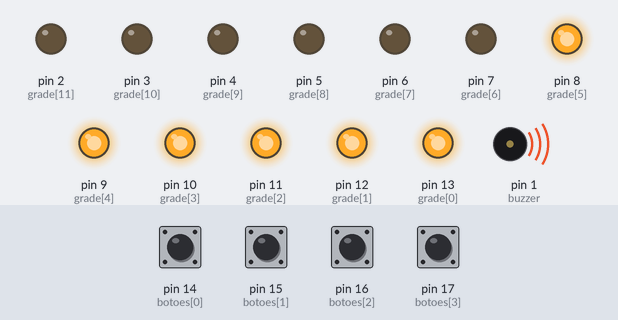
A sketch run on a simulated Arduino Uno, built with avr-gcc and run on an emulated ATmega328P. On the bench: output pins drawn as LEDs (lit = HIGH), buzzer (waves = sounding). The inputs (shaded band) are chosen by the test bench; at power-on: pin 14 (botoes[0]), pin 15 (botoes[1]), pin 16 (botoes[2]), pin 17 (botoes[3]) HIGH. Random numbers use the default seed unless the sketch sets one.

Above: at 0.06 s.
At 19.59 s:
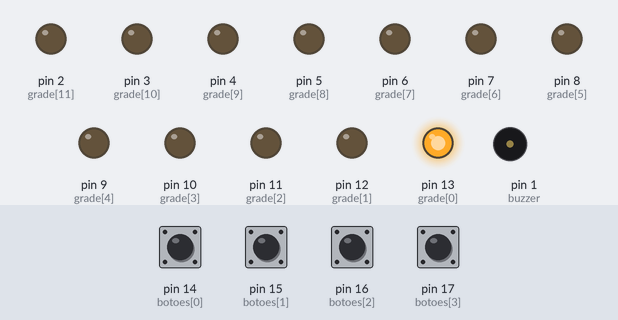
At 39.71 s:
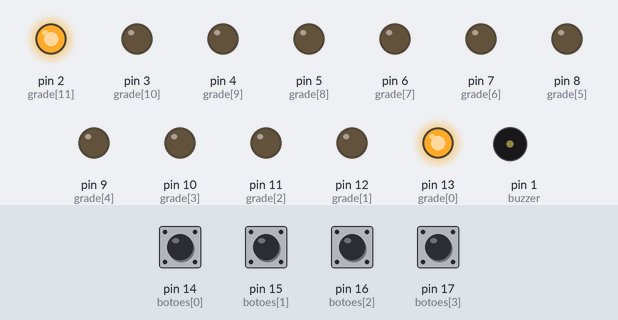
Timing chart, 0 to 40.0 s (numbered marks = the images above):
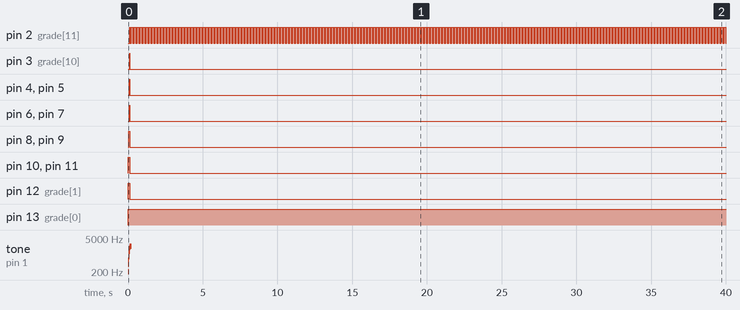

The sketch:

joguinho.ino
```cpp
  int grade[] =
  {13,12,11,
   10, 9, 8,
   7,  6, 5,
   4,  3, 2}; // pinos dos leds dispostos em sequencia
  byte grade_cache[] =
  {0,0,0,
   0,0,0,
   0,0,0,
   0,0,0}; // pinos que estao ou nao ligados
  int P(int x,int y)
  {
    switch(x)
    {
      case 0:
      switch(y)
      {
        case 0:return 0;
        case 1:return 3;
        case 2:return 6;
        case 3:return 9;
      }
      case 1:
      switch(y)
      {
        case 0:return 1;
        case 1:return 4;
        case 2:return 7;
        case 3:return 10;
      }
      case 2:
      switch(y)
      {
        case 0:return 2;
        case 1:return 5;
        case 2:return 8;
        case 3:return 11;
      }
    }
    return 0;
  }
   int buzzer = 1;
   int botoes[] = {14,15,16,17};
  /*
  para uma grade de dimensoes igual a x=4 e y =3
  os indices contam do canto esqerdo inferior para o canto direito superior:
   _______________
   |8 , 9 , 10, 11|
   |4 , 5 , 6 , 7 |
   |0 , 1 , 2 , 3 |
   e as posicoes seriam assim: i.e : {x,y}
   ________________________________
   |{0,2} , {1,2} , {2,2} , {3,2} |
   |{0,1} , {1,1} , {2,1} , {3,1} |
   |{0,0} , {1,0} , {2,0} , {3,0} |

  então coloque os valores de cada pino de led no array grade de acordo
  com os indices desse esquema.

  */
  long note_div = 4978/24;
  int On_toOFF_melody[] = {
  note_div*0, note_div*1, note_div*2,
  note_div*3, note_div*4, note_div*5,
  note_div*6, note_div*7, note_div*8,
  note_div*9, note_div*10, note_div*11
  };
  int Off_toON_melody[] = {
  note_div*0, note_div*1, note_div*2,
  note_div*3, note_div*4, note_div*5,
  note_div*6, note_div*7, note_div*8,
  note_div*9, note_div*10, note_div*11
  };
  int T;
  int Dx =3;// dimensoes da grade no sentido x
  int Dy =4;// dimensoes da grade no sentido y
  long Delay = 250;
  void setup()
  {
    Delay = 250;
    //Serial.begin(9600);
      // if analog input pin 0 is unconnected, random analog
    // noise will cause the call to randomSeed() to generate
    // different seed numbers each time the sketch runs.
    // randomSeed() will then shuffle the random function.
    randomSeed(analogRead(0));
    T = sizeof(grade)/sizeof(*grade); // mesma coisa que grade.length em java
    // 12 leds
    for(int i=0;i<12;i++)
    {
      pinMode(grade[i], OUTPUT);
    }
    // 4 botoes
    for(int i=0;i<4;i++)
    {
      pinMode(botoes[i], INPUT);
      //Serial.print("o botao ");Serial.print(botoes[i]);Serial.print(" foi setado no index i:");Serial.print(i);
    }
    pinMode(buzzer, OUTPUT);
  }
  boolean Tocar=false;
  // Joguinho de coletar o LED

  int Jogador_x = 0;
  int Jogador_y = 0;
  int piscar = 1;

  int Moeda_x = 0;
  int Moeda_y = 0;

  int Jogador_vel = 250;

  int Score = 0;

  int esta_apertando = 0;

  void loop()
  {
    // so mexe o jogador 1 vez ao pressionar, deve soltar o botão e apertar denovo para mexer mais uma vez
    if(esta_apertando == 0)
    {
      if(digitalRead(botoes[0]))
      {
        Jogador_x++;
        esta_apertando = 1;
      }
      if(digitalRead(botoes[1]))
      {
        Jogador_x--;
        esta_apertando = 1;
      }
      if(digitalRead(botoes[2]))
      {
        Jogador_y--;
         esta_apertando = 1;
      }
      if(digitalRead(botoes[3]))
      {
        Jogador_y++;
        esta_apertando = 1;
      }
    }
    else
    {
       // checa se ainda está pressioando o botão ou se soltou já.
       esta_apertando = digitalRead(botoes[0]) || digitalRead(botoes[1]) || digitalRead(botoes[2]) || digitalRead(botoes[3]);
    }

    // não permite que o jogador saia da grade
    Jogador_x = max(0,Jogador_x);
    Jogador_x = min(2,Jogador_x);
    Jogador_y = max(0,Jogador_y);
    Jogador_y = min(3,Jogador_y);

    Moeda_x = max(0,Moeda_x);
    Moeda_x = min(2,Moeda_x);
    Moeda_y = max(0,Moeda_y);
    Moeda_y = min(3,Moeda_y);

    // se o jogador for em cima da moeda, troca o lugar dela
    if(Moeda_x == Jogador_x && Moeda_y == Jogador_y)
    {
      // um valor randomico que pode ser 0,1 ou 2
      Moeda_x = random(0,3);
      // pode ser 0,1,2 ou 3
      Moeda_y = random(0,4);

      tone(buzzer,Off_toON_melody[1], Delay);
      Tocar = true;
      // preenche a tela tocando musica
      SetLeds(1);
      SetLeds(0);
      Tocar = false;

      Score++;
    }

    // apaga todos os leds
    SetLeds(0);
    //acende o led do jogador
    Led(Jogador_x,Jogador_y,1);
    //acende o led da moeda, de acordo com o piscar dela
    piscar = piscar == 0 ? 1 : 0;
    Led(Moeda_x,Moeda_y,piscar);
    delay(100);
  }

  void Leds(
  byte led0,
  byte led1,
  byte led2,
  byte led3,
  byte led4,
  byte led5,
  byte led6,
  byte led7,
  byte led8,
  byte led9,
  byte led10,
  byte led11)
  {
    Led(0,led0);
    Led(1,led1);
    Led(2,led2);
    Led(3,led3);
    Led(4,led4);
    Led(5,led5);
    Led(6,led6);
    Led(7,led7);
    Led(8,led8);
    Led(9,led9);
    Led(10,led10);
    Led(11,led11);
  }

  void Led(int index,byte estado)
  {
      //if(bitRead(bitmask,i))
      //tone(buzzer, melody[i], Delay*2);
      if(estado == 0)
      {
        digitalWrite(grade[index],0);
        if(grade_cache[index]==1)
        {
        //tone(buzzer,On_toOFF_melody[index], Delay);
        grade_cache[index] = 0;
        }
      }
      else
      {
       // tone(buzzer, melody[index], Delay);
        digitalWrite(grade[index],1);
        if(grade_cache[index]==0)
        {
        if(Tocar)
        {
        tone(buzzer,Off_toON_melody[index], Delay/2);
        delay(10);
        }
        grade_cache[index] = 1;
        }
      }
      //delay(Delay/10);

  }
  void Led(int x,int y,byte estado)
  {
    Led(P(x,y), estado);
  }
  void yLeds(int y,byte estado)
  {
   for(int x=0;x<Dx;x++)
    {
    Led(P(x,y),estado);
    }
  }
  void xLeds(int x,byte estado)
  {
    for(int y=0;y<Dy;y++)
    {
    Led(P(x,y),estado);
    }
  }
  void SetLeds(byte e)
  {
     Leds(e,e,e,e,e,e,e,e,e,e,e,e);
  }
```

Measured:
- by itself, pin 2 (grade[11]): repeats every 0.20 s: LOW 0.10 s, HIGH 0.10 s
- by itself, pin 3 (grade[10]): LOW → HIGH at 0.10 s, → LOW 0.02 s later
- by itself, pin 4 (grade[9]): LOW → HIGH at 0.09 s, → LOW 0.03 s later
- by itself, pin 5 (grade[8]): LOW → HIGH at 0.08 s, → LOW 0.04 s later
- by itself, pin 6 (grade[7]): LOW → HIGH at 0.07 s, → LOW 0.05 s later
- by itself, pin 7 (grade[6]): LOW → HIGH at 0.06 s, → LOW 0.06 s later
- by itself, pin 8 (grade[5]): LOW → HIGH at 0.05 s, → LOW 0.07 s later
- by itself, pin 9 (grade[4]): LOW → HIGH at 0.04 s, → LOW 0.08 s later
